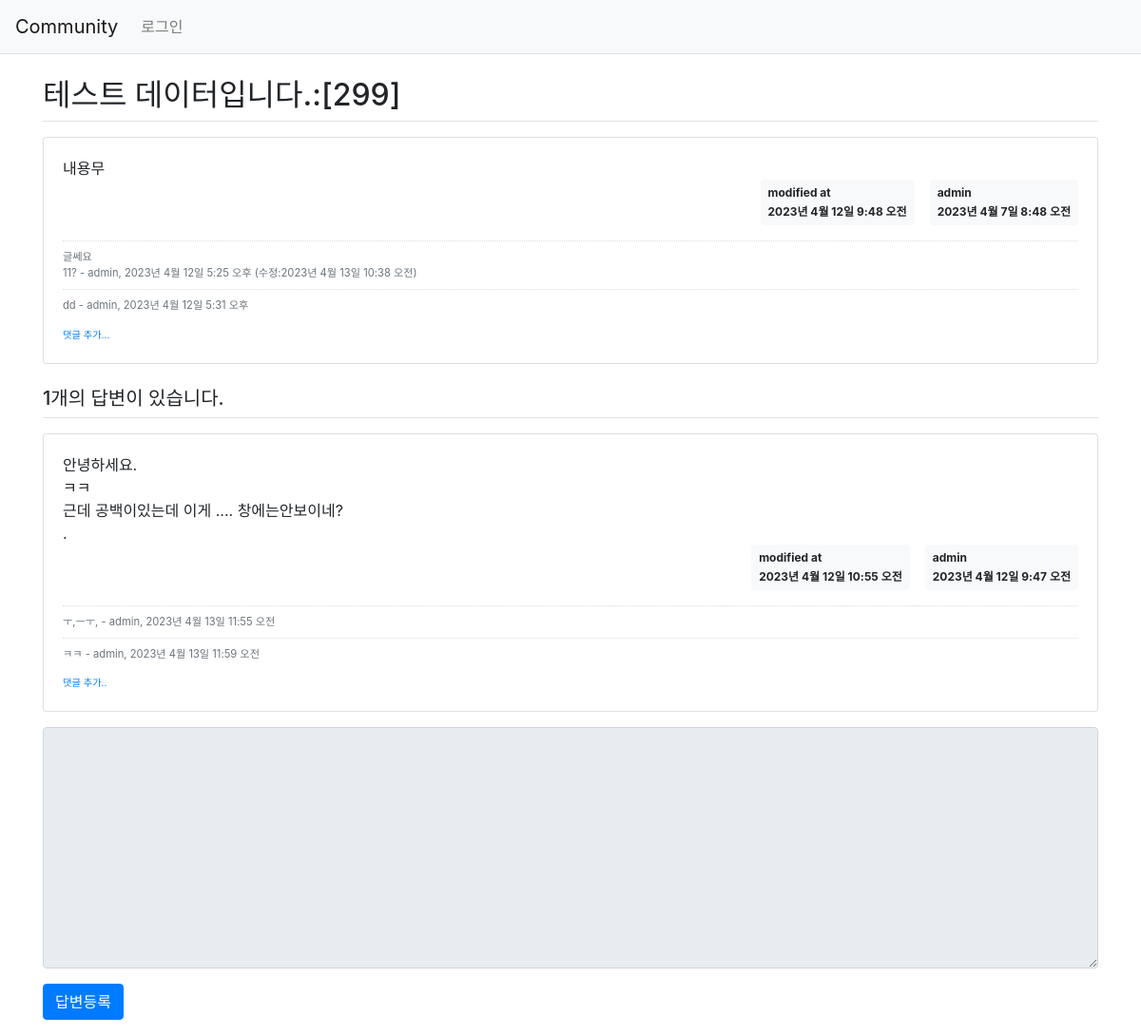
Before: /community/304/ with the older database file.
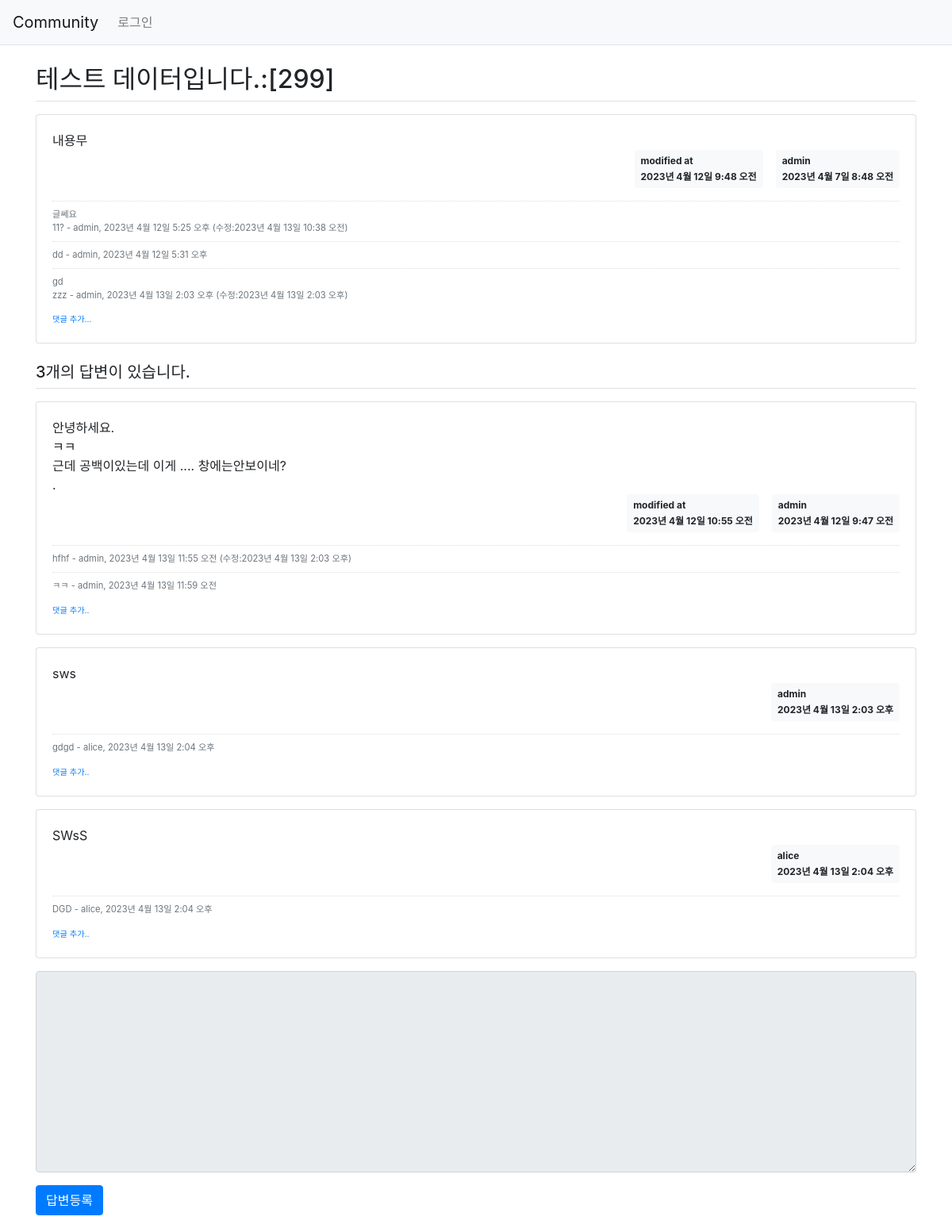
After: the same page with the newer database file.
### community/models.py (models this page shows, shortened)
class Question(models.Model):
    author = models.ForeignKey(User, on_delete=models.CASCADE)
    subject = models.CharField(max_length=200)
    content = models.TextField()    #글자수 제한이 없는 데이터
    modify_date = models.DateTimeField(null=True, blank=True)
    create_date = models.DateTimeField()

class Comment(models.Model):
    author = models.ForeignKey(User, on_delete=models.CASCADE)
    content = models.TextField()
    create_date = models.DateTimeField()
    modify_date = models.DateTimeField(null=True, blank=True)
    question = models.ForeignKey(Question, null=True, blank=True, on_delete=models.CASCADE)
    answer = models.ForeignKey(Answer, null=True, blank=True, on_delete=models.CASCADE)

class Answer(models.Model):
    author = models.ForeignKey(User, on_delete=models.CASCADE)
    question = models.ForeignKey(Question, on_delete=models.CASCADE)
    content = models.TextField()
    modify_date = models.DateTimeField(null=True, blank=True)
    create_date = models.DateTimeField()

### community/views/base_views.py (the view)
# urls.py: path('<int:question_id>/', base_views.detail, name='detail'),
def detail(request, question_id):
    question = get_object_or_404(Question, pk=question_id)
    context ={'question' : question}
    return render(request, 'community/question_detail.html', context)

### templates/community/question_detail.html (shortened to what this page needs)
{% extends 'base.html' %}
{% block content %}
<div class="container my-3">
    <h2 class="border-bottom py-2">{{ question.subject }}</h2>
    <div class="card my-3">
        <div class="card-body">
            <div class="card-text" style="white-space: pre-line;">{{ question.content }}</div>
            <div class="d-flex justify-content-end">
                {% if question.modify_date %}
                <div class="badge badge-light p-2 text-left mx-3">
                    <div class="mb-2">modified at</div>
                    <div>{{ question.modify_date }}</div>
                </div>
                {% endif %}
                <div class="badge badge-light p-2 text-left" >
                    <div class="mb-2"> {{ question.author.username }} </div>
                    <div>{{ question.create_date }}</div>
                </div>
            </div>
        {% if question.comment_set.count > 0 %}
        <div class="mt-3">
            {% for comment in question.comment_set.all %}
            <div class="comment py-2 text-muted">
                <span style="white-space: pre-line;">{{comment.content}}</span>
                <span>
                    - {{ comment.author }}, {{ comment.create_date }}
                    {% if comment.modify_date %}
                    (수정:{{ comment.modify_date }})
                    {% endif %}
                </span>
            </div>
            {% endfor %}
        </div>
        {% endif %}
        <div>
            <a href="{% url 'community:comment_create_question' question.id %}" class="small"><small>댓글 추가...</small></a>
        </div>
        </div>
    </div>
    <h5 class="border-bottom my-3 py-2">{{question.answer_set.count}}개의 답변이 있습니다.</h5>
    {% for answer in question.answer_set.all %}
    <div class="card my-3">
        <div class="card-body">
            <div class="card-text" style="white-space: pre-line;">{{ answer.content }}</div>
            <div class="d-flex justify-content-end">
                {% if answer.modify_date %}
                <div class="badge badge-light p-2 text-left mx-3">
                    <div class="mb-2">modified at</div>
                    <div>{{ answer.modify_date }}</div>
                </div>
                {% endif %}
                <div class="badge badge-light p-2 text-left">
                    <div class="mb-2">{{ answer.author.username }}</div>
                    <div>{{ answer.create_date }}</div>
                </div>
            </div>
            {% if answer.comment_set.count > 0 %}
            <div class="mt-3">
                {% for comment in answer.comment_set.all %}
                <div class="comment py-2 text-muted">
                    <span style="white-space: pre-line;">{{ comment.content }}</span>
                    <span>
                        - {{ comment.author }}, {{ comment.create_date }}
                        {% if comment.modify_date %}
                        (수정:{{ comment.modify_date }})
                        {% endif %}
                    </span>
                </div>
                {% endfor %}
            </div>
            {% endif %}
            <div>
                <a href="{% url 'community:comment_create_answer' answer.id %}" class="small"><small>댓글 추가..</small></a>
            </div>
        </div>
    </div>
    {% endfor %}
    <form action="{% url 'community:answer_create' question.id %}" method="post" class="my-3">
        <div class="form-group">
            <textarea name="content" id="content" {% if not user.is_authenticated %}disabled{% endif %} class="form-control" rows="10"></textarea>
        </div>
        <input type="submit" value="답변등록" class="btn btn-primary">
    </form>
</div>
{% endblock %}

### templates/base.html (shortened to what this page needs)
{% load static %}
<!doctype html>
<html lang="ko">
<head>
    <link rel="stylesheet" type="text/css" href="{% static 'bootstrap.min.css' %}">
    <link rel="stylesheet" type="text/css" href="{% static 'style.css' %}">
</head>
<body>
{% include "navbar.html" %}
{% block content %}
{% endblock %}
</body>
</html>

### templates/navbar.html (shortened to what this page needs)
<nav class="navbar navbar-expand-lg navbar-light bg-light border-bottom">
    <a class="navbar-brand" href="{% url 'community:index' %}">Community</a>
    <div class="collapse navbar-collapse flex-grow-0" id="navbarNav">
        <ul class="navbar-nav">
            <li class="nav-item">
                {% if user.is_authenticated %}
                <a class="nav-link" href="{% url 'common:logout' %}">
                    {{ user.username }} (로그아웃)
                </a>
                {% else %}
                <a class="nav-link" href="{% url 'common:login' %}">로그인</a>
                {% endif %}
            </li>
        </ul>
    </div>
</nav>

### static/style.css (style rules this page uses)
.comment { border-top : dotted 1px #ddd; font-size:0.7em; }

Changed rows visible on the page:
computed for Question "테스트 데이터입니다.:[299]": answer_set.count "1" → "3"
added Comment: content "gd zzz", author "admin", create_date "2023년 4월 13일 2:03 오후", modify_date "2023년 4월 13일 2:03 오후", shown under "테스트 데이터입니다.:[299]"
changed Comment "2023년 4월 13일 11:55 오전": content "ㅜ,ㅡㅜ," → "hfhf"; modify_date (not shown) → "2023년 4월 13일 2:03 오후"
added Answer: content "sws", author.username "admin", create_date "2023년 4월 13일 2:03 오후"
added Comment: content "gdgd", author "alice", create_date "2023년 4월 13일 2:04 오후", shown under "sws"
added Answer: content "SWsS", author.username "alice", create_date "2023년 4월 13일 2:04 오후"
added Comment: content "DGD", author "alice", create_date "2023년 4월 13일 2:04 오후", shown under "SWsS"
